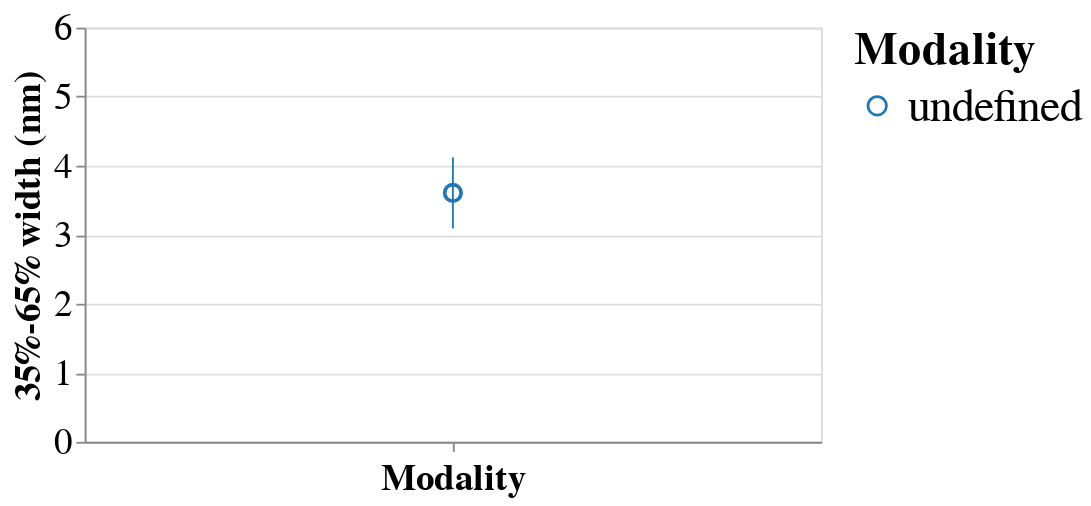

Notebook code cell kept with this figure:
### Markdown cell above
### 3.2 Plot

### Code cell
# Data source for plot
source = data.copy()
# source = df_snr.copy()
scheme = 'category10'

chart = alt.Chart().encode(
    x=alt.X('Modality:N', axis=alt.Axis(labels=False)),
    y=alt.Y('35%-65% width (nm)',
            aggregate='mean',
            scale=alt.Scale(domain=[0, 6])),
    color=alt.Color('Modality:N',
                    scale=alt.Scale(scheme=scheme),
                    )
).properties(width=400,
             height=225)

chart = (chart.mark_line() +\
         chart.mark_point(size=80))

error_bars = alt.Chart().mark_errorbar(extent='stdev').encode(
    x=alt.X('Modality:N'),
    y=alt.Y('35%-65% width (nm)'),
    color=alt.Color('Modality:N',
                    scale=alt.Scale(scheme=scheme))
)

alt.layer(chart, error_bars, data=source).configure_axis(
    labelFontSize=20,
    titleFontSize=20
    
).configure_legend(labelLimit=0, 
                   titleFontSize=25,
                   labelFontSize=25,
                   )

### Figure 1 — Vega-Lite specification as saved in the notebook (floating-point values rounded to 4 significant figures)
{"config": {"view": {"continuousWidth": 400, "continuousHeight": 300}, "axis": {"labelFontSize": 20, "titleFontSize": 20}, "legend": {"labelFontSize": 25, "labelLimit": 0, "titleFontSize": 25}}, "layer": [{"layer": [{"mark": "line", "encoding": {"color": {"type": "nominal", "field": "Modality", "scale": {"scheme": "category10"}}, "x": {"type": "nominal", "axis": {"labels": false}, "field": "Modality"}, "y": {"type": "quantitative", "aggregate": "mean", "field": "35%-65% width (nm)", "scale": {"domain": [0, 6]}}}, "height": 225, "width": 400}, {"mark": {"type": "point", "size": 80}, "encoding": {"color": {"type": "nominal", "field": "Modality", "scale": {"scheme": "category10"}}, "x": {"type": "nominal", "axis": {"labels": false}, "field": "Modality"}, "y": {"type": "quantitative", "aggregate": "mean", "field": "35%-65% width (nm)", "scale": {"domain": [0, 6]}}}, "height": 225, "width": 400}]}, {"mark": {"type": "errorbar", "extent": "stdev"}, "encoding": {"color": {"type": "nominal", "field": "Modality", "scale": {"scheme": "category10"}}, "x": {"type": "nominal", "field": "Modality"}, "y": {"type": "quantitative", "field": "35%-65% width (nm)"}}}], "data": {"name": "data-d1511c898f5f0613c69626c1f768e22b"}, "$schema": "https://vega.github.io/schema/vega-lite/v4.8.1.json", "datasets": {"data-d1511c898f5f0613c69626c1f768e22b": [{"MODE": "UHR", "Detection Mode": "BSE", "Dwell": "20000 ns", "LE": "1.5 keV", "25%-75% width (nm)": 6.384, "35%-65% width (nm)": 3.742, "Detection Condition": "BSE | 1.5 keV"}, {"MODE": "UHR", "Detection Mode": "BSE", "Dwell": "20000 ns", "LE": "1.5 keV", "25%-75% width (nm)": 6.31, "35%-65% width (nm)": 3.796, "Detection Condition": "BSE | 1.5 keV"}, {"MODE": "UHR", "Detection Mode": "BSE", "Dwell": "20000 ns", "LE": "1.5 keV", "25%-75% width (nm)": 6.555, "35%-65% width (nm)": 3.899, "Detection Condition": "BSE | 1.5 keV"}, {"MODE": "UHR", "Detection Mode": "BSE", "Dwell": "20000 ns", "LE": "1.5 keV", "25%-75% width (nm)": 6.442, "35%-65% width (nm)": 3.753, "Detection Condition": "BSE | 1.5 keV"}, {"MODE": "UHR", "Detection Mode": "BSE", "Dwell": "10000 ns", "LE": "4 keV", "25%-75% width (nm)": 5.261, "35%-65% width (nm)": 3.031, "Detection Condition": "BSE | 4 keV"}, {"MODE": "UHR", "Detection Mode": "BSE", "Dwell": "10000 ns", "LE": "4 keV", "25%-75% width (nm)": 5.448, "35%-65% width (nm)": 3.136, "Detection Condition": "BSE | 4 keV"}, {"MODE": "UHR", "Detection Mode": "BSE", "Dwell": "10000 ns", "LE": "4 keV", "25%-75% width (nm)": 5.416, "35%-65% width (nm)": 3.129, "Detection Condition": "BSE | 4 keV"}, {"MODE": "UHR", "Detection Mode": "BSE", "Dwell": "10000 ns", "LE": "4 keV", "25%-75% width (nm)": 5.31, "35%-65% width (nm)": 3.055, "Detection Condition": "BSE | 4 keV"}, {"MODE": "UHR", "Detection Mode": "BSE", "Dwell": "10000 ns", "LE": "4 keV", "25%-75% width (nm)": 5.547, "35%-65% width (nm)": 3.181, "Detection Condition": "BSE | 4 keV"}, {"MODE": "UHR", "Detection Mode": "BSE", "Dwell": "20000 ns", "LE": "4 keV", "25%-75% width (nm)": 5.332, "35%-65% width (nm)": 3.064, "Detection Condition": "BSE | 4 keV"}, {"MODE": "UHR", "Detection Mode": "BSE", "Dwell": "20000 ns", "LE": "4 keV", "25%-75% width (nm)": 5.584, "35%-65% width (nm)": 3.21, "Detection Condition": "BSE | 4 keV"}, {"MODE": "UHR", "Detection Mode": "BSE", "Dwell": "20000 ns", "LE": "4 keV", "25%-75% width (nm)": 5.555, "35%-65% width (nm)": 3.195, "Detection Condition": "BSE | 4 keV"}, {"MODE": "UHR", "Detection Mode": "BSE", "Dwell": "20000 ns", "LE": "4 keV", "25%-75% width (nm)": 5.512, "35%-65% width (nm)": 3.175, "Detection Condition": "BSE | 4 keV"}, {"MODE": "UHR", "Detection Mode": "OSTEM", "Dwell": "10000 ns", "LE": "4 keV", "25%-75% width (nm)": 5.481, "35%-65% width (nm)": 3.119, "Detection Condition": "OSTEM | 4 keV"}, {"MODE": "UHR", "Detection Mode": "OSTEM", "Dwell": "10000 ns", "LE": "4 keV", "25%-75% width (nm)": 5.668, "35%-65% width (nm)": 3.229, "Detection Condition": "OSTEM | 4 keV"}, {"MODE": "UHR", "Detection Mode": "OSTEM", "Dwell": "10000 ns", "LE": "4 keV", "25%-75% width (nm)": 5.596, "35%-65% width (nm)": 3.192, "Detection Condition": "OSTEM | 4 keV"}, {"MODE": "UHR", "Detection Mode": "OSTEM", "Dwell": "10000 ns", "LE": "4 keV", "25%-75% width (nm)": 5.647, "35%-65% width (nm)": 3.213, "Detection Condition": "OSTEM | 4 keV"}, {"MODE": "UHR", "Detection Mode": "OSTEM", "Dwell": "10000 ns", "LE": "4 keV", "25%-75% width (nm)": 5.822, "35%-65% width (nm)": 3.299, "Detection Condition": "OSTEM | 4 keV"}, {"MODE": "UHR", "Detection Mode": "OSTEM", "Dwell": "20000 ns", "LE": "4 keV", "25%-75% width (nm)": 6.46, "35%-65% width (nm)": 3.693, "Detection Condition": "OSTEM | 4 keV"}, {"MODE": "UHR", "Detection Mode": "OSTEM", "Dwell": "20000 ns", "LE": "4 keV", "25%-75% width (nm)": 6.271, "35%-65% width (nm)": 3.582, "Detection Condition": "OSTEM | 4 keV"}, {"MODE": "UHR", "Detection Mode": "OSTEM", "Dwell": "20000 ns", "LE": "4 keV", "25%-75% width (nm)": 6.426, "35%-65% width (nm)": 3.679, "Detection Condition": "OSTEM | 4 keV"}, {"MODE": "UHR", "Detection Mode": "SE", "Dwell": "20000 ns", "LE": "1.5 keV", "25%-75% width (nm)": 8.305, "35%-65% width (nm)": 4.627, "Detection Condition": "SE | 1.5 keV"}, {"MODE": "UHR", "Detection Mode": "SE", "Dwell": "20000 ns", "LE": "1.5 keV", "25%-75% width (nm)": 8.072, "35%-65% width (nm)": 4.77, "Detection Condition": "SE | 1.5 keV"}, {"MODE": "UHR", "Detection Mode": "SE", "Dwell": "20000 ns", "LE": "1.5 keV", "25%-75% width (nm)": 8.111, "35%-65% width (nm)": 4.637, "Detection Condition": "SE | 1.5 keV"}, {"MODE": "UHR", "Detection Mode": "SE", "Dwell": "20000 ns", "LE": "1.5 keV", "25%-75% width (nm)": 8.195, "35%-65% width (nm)": 4.666, "Detection Condition": "SE | 1.5 keV"}, {"MODE": "UHR", "Detection Mode": "SE", "Dwell": "10000 ns", "LE": "4 keV", "25%-75% width (nm)": 6.235, "35%-65% width (nm)": 3.586, "Detection Condition": "SE | 4 keV"}, {"MODE": "UHR", "Detection Mode": "SE", "Dwell": "10000 ns", "LE": "4 keV", "25%-75% width (nm)": 6.281, "35%-65% width (nm)": 3.603, "Detection Condition": "SE | 4 keV"}, {"MODE": "UHR", "Detection Mode": "SE", "Dwell": "10000 ns", "LE": "4 keV", "25%-75% width (nm)": 6.646, "35%-65% width (nm)": 3.81, "Detection Condition": "SE | 4 keV"}, {"MODE": "UHR", "Detection Mode": "SE", "Dwell": "20000 ns", "LE": "4 keV", "25%-75% width (nm)": 6.842, "35%-65% width (nm)": 3.884, "Detection Condition": "SE | 4 keV"}, {"MODE": "UHR", "Detection Mode": "SE", "Dwell": "20000 ns", "LE": "4 keV", "25%-75% width (nm)": 6.867, "35%-65% width (nm)": 3.913, "Detection Condition": "SE | 4 keV"}, {"MODE": "UHR", "Detection Mode": "SE", "Dwell": "20000 ns", "LE": "4 keV", "25%-75% width (nm)": 6.88, "35%-65% width (nm)": 3.925, "Detection Condition": "SE | 4 keV"}]}}
